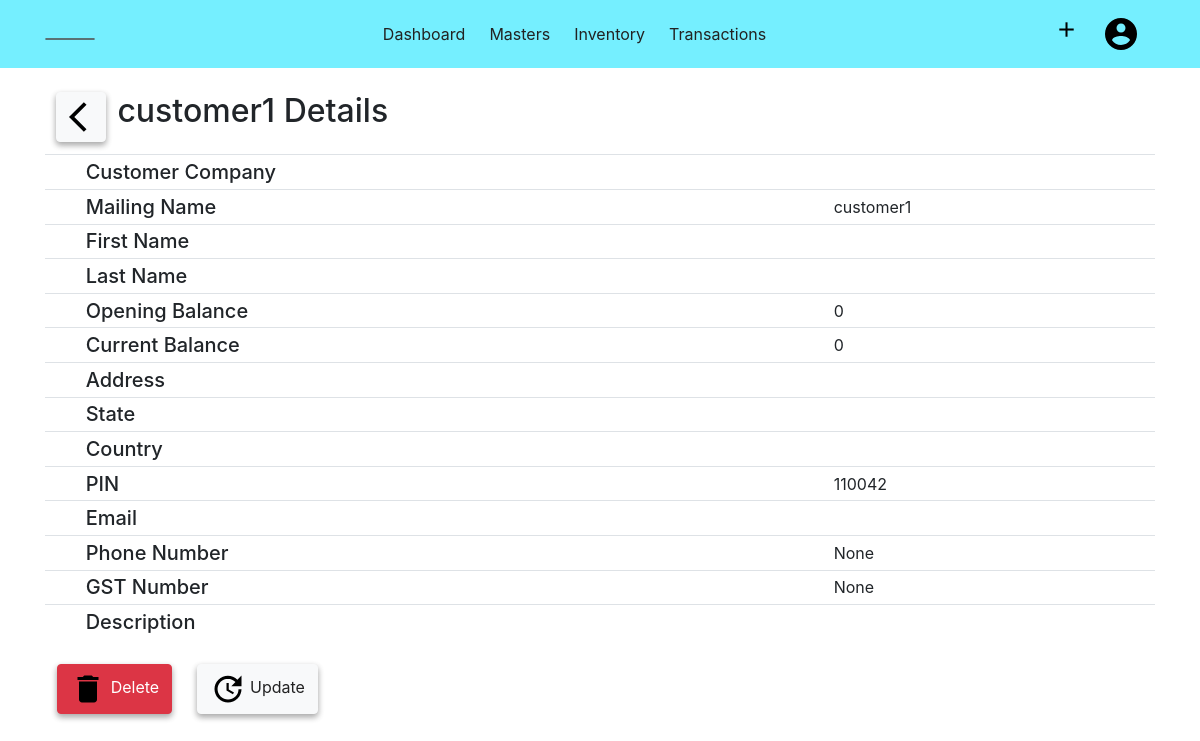
The app's page /customer/details/1 (signed in), older data.
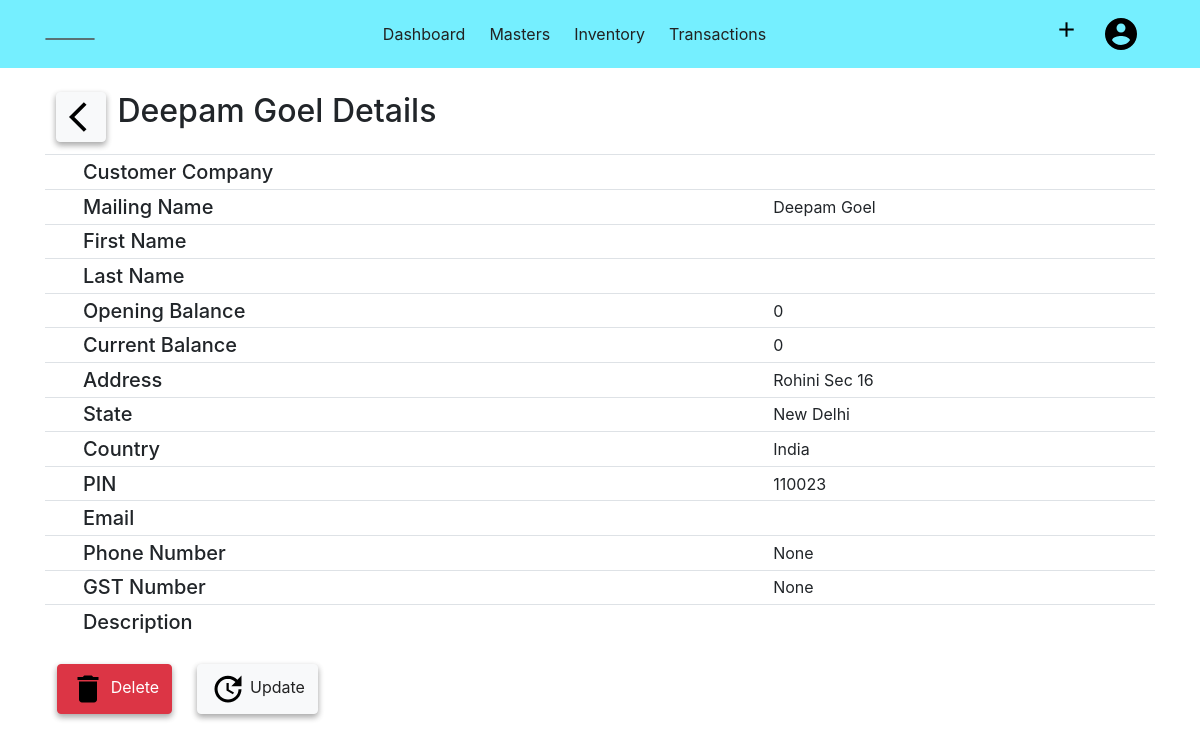
The same page, newer data.
### acsystem/models.py (models this page shows, shortened)
class Customer(db.Model):
    id = db.Column(db.Integer, primary_key=True)
    name = db.Column(db.String(40), nullable=False)
    first = db.Column(db.String(40))
    last = db.Column(db.String(40))
    mailingname = db.Column(db.String(40))
    address = db.Column(db.String(100))
    country = db.Column(db.String(30))
    state = db.Column(db.String(30))
    pin = db.Column(db.Integer)
    email = db.Column(db.String(50))
    phoneno = db.Column(db.Integer)
    gstno = db.Column(db.Integer)
    openingbalance = db.Column(db.Integer, default=0, nullable=False)
    currentbalance = db.Column(db.Integer, default=0, nullable=False)
    description = db.Column(db.Text)
    company_id = db.Column(db.Integer, db.ForeignKey('company.id', ondelete="CASCADE"), nullable=False)

### acsystem/customer/routes.py (the view)
@customers.route('/customer/details/<int:customer_id>', methods=['GET','POST'])
@login_required
def showcustomer(customer_id):
    customer = Customer.query.get_or_404(customer_id)
    if customer.company_id != current_user.activecompany:
        abort(403)
    return render_template('customertemplate/customerdetail.html', title=customer.name, customer = customer)

### acsystem/models.py (called while the page is built)
@login_manager.user_loader
def load_user(user_id):
    return User.query.get(int(user_id))

### acsystem/templates/customertemplate/customerdetail.html (shortened to what this page needs)
{% extends "layout.html"%}
{% block content %}
<div class="container mt-4">
    <button style="width:50px;" class=" btn btn-light float-left" onclick="window.history.back()">
        <img src="{{ url_for('static', filename='images/back.png') }}" alt="Back" />
    </button>
    <h2 class="mb-4">{{ customer.name }} Details</h2>
    <table class="table table-sm">
        <tbody>
            <tr>
                <td>&Tab;</td>
                <td class="h5">Customer Company</td>
                <td id="setcountry"></td>
            </tr>
            <tr>
                <td>&Tab;</td>
                <td class="h5">Mailing Name</td>
                <td>{{customer.mailingname}}</td>
            </tr>
            <tr>
                <td>&Tab;</td>
                <td class="h5"> First Name </td>
                <td>{{customer.first}}</td>
            </tr>
            <tr>
                <td>&Tab;</td>
                <td class="h5"> Last Name </td>
                <td>{{customer.last}}</td>
            </tr>
            <tr>
                <td>&Tab;</td>
                <td class="h5"> Opening Balance </td>
                <td>{{customer.openingbalance}}</td>
            </tr>
            <tr>
                <td>&Tab;</td>
                <td class="h5"> Current Balance </td>
                <td>{{customer.currentbalance}}</td>
            </tr>
            <tr>
                <td>&Tab;</td>
                <td class="h5"> Address</td>
                <td>{{customer.address}}</td>
            </tr>
            <tr>
                <td>&Tab;</td>
                <td class="h5"> State</td>
                <td>{{customer.state}}</td>
            </tr>
            <tr>
                <td>&Tab;</td>
                <td class="h5">Country </td>
                <td>{{customer.country}}</td>
            </tr>
            <tr>
                <td>&Tab;</td>
                <td class="h5"> PIN</td>
                <td>{{customer.pin}}</td>
            </tr>
            <tr>
                <td>&Tab;</td>
                <td class="h5">Email </td>
                <td>{{customer.email}}</td>
            </tr>
            <tr>
                <td>&Tab;</td>
                <td class="h5"> Phone Number</td>
                <td>{{customer.phoneno}}</td>
            </tr>
            <tr>
                <td>&Tab;</td>
                <td class="h5"> GST Number</td>
                <td>{{customer.gstno}}</td>
            </tr>
            <tr>
                <td>&Tab;</td>
                <td class="h5"> Description</td>
                <td>{{customer.description}}</td>
            </tr>
        </tbody>
    </table>
    <table class="mt-4">
        <tbody>
            <tr>
                <td>
                    <button type="button" class="btn btn-danger" data-toggle="modal" data-target="#deletecustomer">
                        <img src="{{ url_for('static',filename='images/delete.png') }}" alt="Delete"> Delete
                    </button>
                </td>
                <td>
                    <a type="button" class="btn btn-light" href="{{ url_for('customers.updatecustomer', customer_id = customer.id) }}"><img
                            src="{{ url_for('static',filename='images/update.png') }}" alt="Delete"> Update
                    </a>
                </td>
            </tr>
        </tbody>
    </table>
</div>
{% endblock content %}

### acsystem/templates/layout.html (shortened to what this page needs)
{% extends "header.html" %}
{% block body %}
<nav class="navbar navbar-expand-lg">
    <div class="container">
        <ul class="navbar-nav">
            <li>
                {% if activecomp %}
                <a class="navbar-brand" href="{{ url_for('company.companies') }}">{{ activecomp.companyname }} </a>
                {% else %}
                <a class="navbar-brand" href="{{ url_for('company.companies') }}">Select Company </a>
                {% endif %}
            </li>
        </ul>
        <ul class="navbar-nav">
            <li class="nav-item">
                <a class="nav-link" href="{{ url_for('users.dashboard')}}">Dashboard</a>
            </li>
            <li class="nav-item dropdown">
                <a class="nav-link dropdown-toggle" href="#" id="drop1" data-toggle="dropdown">
                    Masters
                </a>
            </li>
            <li class="nav-item dropdown">
                <a class="nav-link dropdown-toggle" href="#" id="drop2" data-toggle="dropdown">
                    Inventory
                </a>
            </li>
            <li class="nav-item dropdown">
                <a class="nav-link dropdown-toggle" href="#" id="drop2" data-toggle="dropdown">
                    Transactions
                </a>
            </li>
        </ul>
        <ul class="navbar-nav">
            <li class="nav-item dropdown">
                <a class="nav-link dropdown-toggle" href="#" id="dropadd" data-toggle="dropdown">
                    <img src="{{url_for('static', filename='images/add.png')}}" alt="+" width="25px;"></a>
            </li>
            <li class="nav-item dropdown">
                <a class="nav-link dropdown-toggle" href="#" id="dropaccount" data-toggle="dropdown">
                    <img src="{{ url_for('static', filename='images/user.png')}}" alt="Account">
                </a>
            </li>
        </ul>
    </div>
</nav>
    {% block content%} {% endblock %}
{% endblock %}

### acsystem/templates/header.html (shortened to what this page needs)
<!DOCTYPE html>
<html lang="en">
<head>
    <link rel="stylesheet" href="{{url_for('static', filename='bootstrap.css')}}">
    <link rel="stylesheet" href="{{url_for('static', filename='main.css')}}">
    <link rel="stylesheet" href="{{url_for('static', filename='style.css')}}">
    <link rel="stylesheet" href="https:/cdnjs.cloudflare.com/ajax/libs/toastr.js/latest/toastr.min.css">
</head>
<body>
        {% block body%} {% endblock %}
</body>
</html>

### acsystem/static/main.css (style rules this page uses)
a { color: rgb(34, 34, 34) !important; }

### acsystem/static/style.css (style rules this page uses)
.btn { -webkit-box-shadow: 0 3px 6px rgba(0, 0, 0, 0.16), 0 3px 6px rgba(0, 0, 0, 0.23); box-shadow: 0 3px 6px rgba(0, 0, 0, 0.16), 0 3px 6px rgba(0, 0, 0, 0.23); }
.dropdown ::after { display: none !important; }
.navbar-brand { color: rgba(0, 0, 0, 0.822); border: 1px solid rgba(83, 83, 83, 0.8); border-radius: 30px; padding: 0 1.5rem; }
.nav-item { display: block; padding-right: .5rem; }
.navbar-nav { -webkit-box-orient: horizontal !important; -webkit-box-direction: normal !important; -ms-flex-direction: row !important; flex-direction: row !important; }
.nav-link { color: rgba(12, 12, 12, 0.76); padding: .5rem !important; }
.navbar { background-color: #75efff; }
.btn { margin: 0 .7rem; }

Row changes from the older to the newer data that the page shows:
changed Customer "None": name "customer1" → "Deepam Goel"; mailingname "customer1" → "Deepam Goel"; address (not shown) → "Rohini Sec 16"; state (not shown) → "New Delhi"; country (not shown) → "India"; pin "110042" → "110023"
